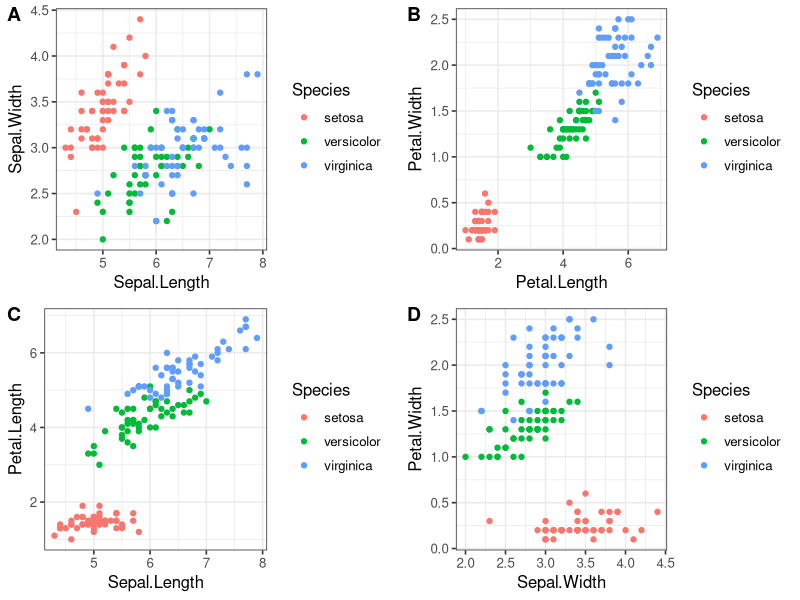
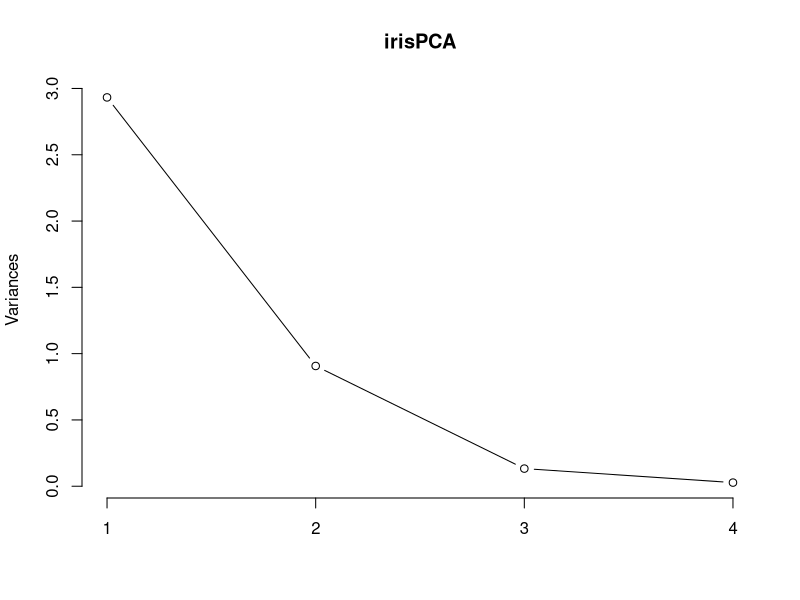
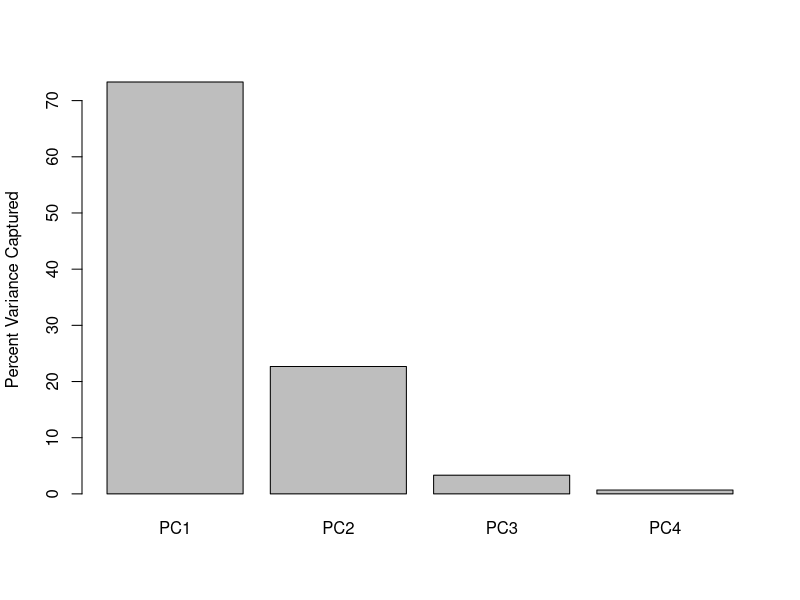
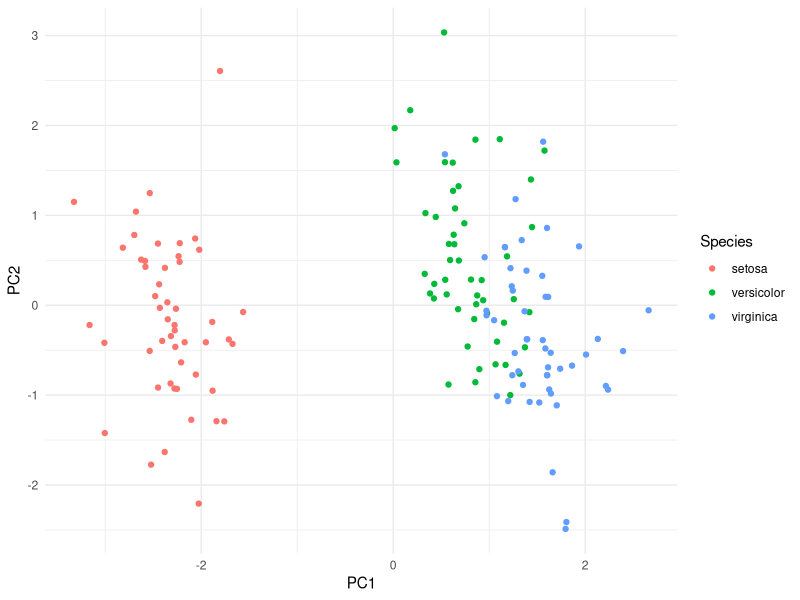
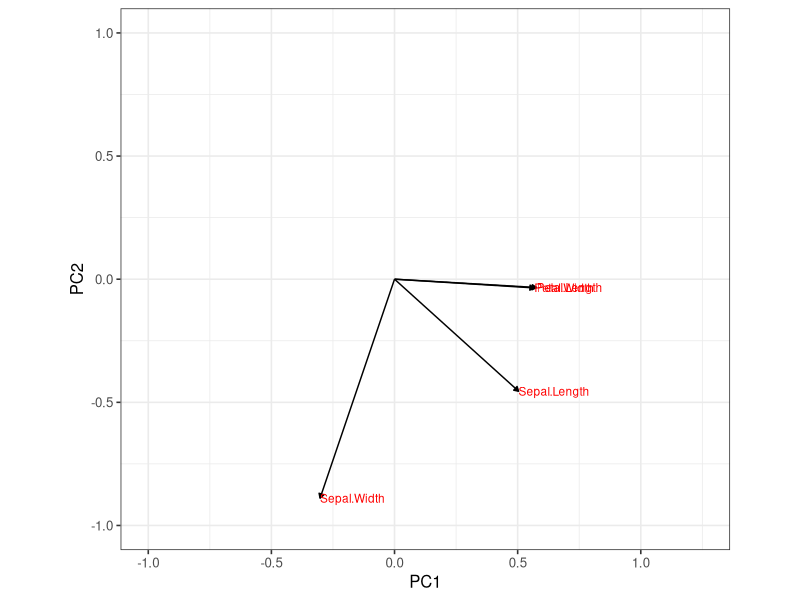

Here is the R script that generated these plots, in order:
## ---- chunk 1
knitr::opts_chunk$set(echo = TRUE)

library(ggplot2)
library(cowplot) 
theme_set(theme_bw(base_size=12)) 
library(dplyr)
library(grid)

## ---- chunk 2
head(iris)
## ---- chunk 3
summary(iris)
## ---- chunk 4
p1 <- ggplot(iris, aes(x=Sepal.Length, y=Sepal.Width, color=Species)) + geom_point()
p2 <- ggplot(iris, aes(x=Petal.Length, y=Petal.Width, color=Species)) + geom_point()
p3 <- ggplot(iris, aes(x=Sepal.Length, y=Petal.Length, color=Species)) + geom_point()
p4 <- ggplot(iris, aes(x=Sepal.Width, y=Petal.Width, color=Species)) + geom_point()
plot_grid(p1, p2, p3, p4, labels = "AUTO")
## ---- chunk 5
cor(iris[1:4], method = "pearson")
## ---- chunk 6

species <- iris[, 5]
logIris <- log(iris[, 1:4])
irisPCA <- prcomp(logIris, center = TRUE, scale. = TRUE) 
plot(irisPCA, type = "l")
## ---- chunk 7
y <- irisPCA$sdev^2 / sum(irisPCA$sdev^2) * 100
barplot(y,
names.arg=c("PC1", "PC2", "PC3", "PC4"),
ylab = "Percent Variance Captured",
xlab = "",
main = "")
## ---- chunk 8
irisPCA
## ---- chunk 9
pca_data <- data.frame(irisPCA$x, Species=iris$Species)
ggplot(pca_data, aes(x=PC1, y=PC2, color=Species)) + geom_point() +theme_minimal()

## ---- chunk 10
rotation_data <- data.frame(irisPCA$rotation, variable=row.names(irisPCA$rotation))
arrow_style <- arrow(length = unit(0.05, "inches"), type = "closed")

ggplot(rotation_data) + 
  geom_segment(aes(xend=PC1, yend=PC2), x=0, y=0, arrow=arrow_style) + 
  geom_text(aes(x=PC1, y=PC2, label=variable), hjust=0, size=3, color='red') + 
  xlim(-1.,1.25) + 
  ylim(-1.,1.) +
  coord_fixed()

